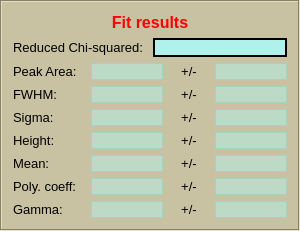
         <widget class="QFrame" name="frame_6">
          <property name="sizePolicy">
           <sizepolicy hsizetype="MinimumExpanding" vsizetype="Preferred">
            <horstretch>0</horstretch>
            <verstretch>0</verstretch>
           </sizepolicy>
          </property>
          <property name="minimumSize">
           <size>
            <width>300</width>
            <height>0</height>
           </size>
          </property>
          <property name="maximumSize">
           <size>
            <width>500</width>
            <height>16777215</height>
           </size>
          </property>
          <property name="styleSheet">
           <string notr="true">background-color: rgb(200, 194, 163);</string>
          </property>
          <property name="frameShape">
           <enum>QFrame::Box</enum>
          </property>
          <property name="frameShadow">
           <enum>QFrame::Sunken</enum>
          </property>
          <layout class="QGridLayout" name="gridLayout_39">
           <item row="0" column="0">
            <layout class="QGridLayout" name="gridLayout_38">
             <property name="sizeConstraint">
              <enum>QLayout::SetFixedSize</enum>
             </property>
             <item row="0" column="0">
              <widget class="QLabel" name="label_5">
               <property name="font">
                <font>
                 <pointsize>12</pointsize>
                </font>
               </property>
               <property name="frameShadow">
                <enum>QFrame::Sunken</enum>
               </property>
               <property name="text">
                <string>&lt;html&gt;&lt;head/&gt;&lt;body&gt;&lt;p&gt;&lt;span style=&quot; font-size:12pt; font-weight:600; color:#ff0000;&quot;&gt;Fit results&lt;/span&gt;&lt;/p&gt;&lt;/body&gt;&lt;/html&gt;</string>
               </property>
               <property name="alignment">
                <set>Qt::AlignCenter</set>
               </property>
              </widget>
             </item>
             <item row="1" column="0">
              <layout class="QGridLayout" name="gridLayout_30">
               <item row="0" column="0">
                <widget class="QLabel" name="label_22">
                 <property name="font">
                  <font>
                   <pointsize>10</pointsize>
                  </font>
                 </property>
                 <property name="text">
                  <string>Reduced Chi-squared:</string>
                 </property>
                </widget>
               </item>
               <item row="0" column="1">
                <widget class="QLabel" name="label_redchi2">
                 <property name="font">
                  <font>
                   <pointsize>10</pointsize>
                  </font>
                 </property>
                 <property name="styleSheet">
                  <string notr="true">background-color: rgba(170, 255, 255, 200);</string>
                 </property>
                 <property name="frameShape">
                  <enum>QFrame::WinPanel</enum>
                 </property>
                 <property name="frameShadow">
                  <enum>QFrame::Plain</enum>
                 </property>
                 <property name="text">
                  <string/>
                 </property>
                </widget>
               </item>
              </layout>
             </item>
             <item row="2" column="0">
              <layout class="QGridLayout" name="gridLayout_31">
               <item row="0" column="0">
                <widget class="QLabel" name="label_26">
                 <property name="font">
                  <font>
                   <pointsize>10</pointsize>
                  </font>
                 </property>
                 <property name="text">
                  <string>Peak Area:</string>
                 </property>
                </widget>
               </item>
               <item row="0" column="1">
                <widget class="QLabel" name="label_peak_area">
                 <property name="font">
                  <font>
                   <pointsize>10</pointsize>
                  </font>
                 </property>
                 <property name="styleSheet">
                  <string notr="true">background-color: rgba(170, 255, 255, 100);</string>
                 </property>
                 <property name="frameShape">
                  <enum>QFrame::StyledPanel</enum>
                 </property>
                 <property name="text">
                  <string/>
                 </property>
                </widget>
               </item>
               <item row="0" column="2">
                <widget class="QLabel" name="label_38">
                 <property name="maximumSize">
                  <size>
                   <width>40</width>
                   <height>16777215</height>
                  </size>
                 </property>
                 <property name="font">
                  <font>
                   <pointsize>10</pointsize>
                  </font>
                 </property>
                 <property name="frameShape">
                  <enum>QFrame::NoFrame</enum>
                 </property>
                 <property name="text">
                  <string>&lt;html&gt;&lt;head/&gt;&lt;body&gt;&lt;p&gt;&lt;span style=&quot; font-size:10pt;&quot;&gt;+/-&lt;/span&gt;&lt;/p&gt;&lt;/body&gt;&lt;/html&gt;</string>
                 </property>
                 <property name="alignment">
                  <set>Qt::AlignCenter</set>
                 </property>
                </widget>
               </item>
               <item row="0" column="3">
                <widget class="QLabel" name="uncert_peak_area">
                 <property name="font">
                  <font>
                   <pointsize>10</pointsize>
                  </font>
                 </property>
                 <property name="styleSheet">
                  <string notr="true">background-color: rgba(170, 255, 255, 100);</string>
                 </property>
                 <property name="frameShape">
                  <enum>QFrame::StyledPanel</enum>
                 </property>
                 <property name="text">
                  <string/>
                 </property>
                </widget>
               </item>
              </layout>
             </item>
             <item row="3" column="0">
              <layout class="QGridLayout" name="gridLayout_32">
               <item row="0" column="0">
                <widget class="QLabel" name="label_25">
                 <property name="font">
                  <font>
                   <pointsize>10</pointsize>
                  </font>
                 </property>
                 <property name="text">
                  <string>FWHM:</string>
                 </property>
                </widget>
               </item>
               <item row="0" column="1">
                <widget class="QLabel" name="label_fwhm">
                 <property name="font">
                  <font>
                   <pointsize>10</pointsize>
                  </font>
                 </property>
                 <property name="styleSheet">
                  <string notr="true">background-color: rgba(170, 255, 255, 100);</string>
                 </property>
                 <property name="frameShape">
                  <enum>QFrame::StyledPanel</enum>
                 </property>
                 <property name="text">
                  <string/>
                 </property>
                </widget>
               </item>
               <item row="0" column="2">
                <widget class="QLabel" name="label_40">
                 <property name="maximumSize">
                  <size>
                   <width>40</width>
                   <height>16777215</height>
                  </size>
                 </property>
                 <property name="font">
                  <font>
                   <pointsize>10</pointsize>
                  </font>
                 </property>
                 <property name="frameShape">
                  <enum>QFrame::NoFrame</enum>
                 </property>
                 <property name="text">
                  <string>&lt;html&gt;&lt;head/&gt;&lt;body&gt;&lt;p&gt;&lt;span style=&quot; font-size:10pt;&quot;&gt;+/-&lt;/span&gt;&lt;/p&gt;&lt;/body&gt;&lt;/html&gt;</string>
                 </property>
                 <property name="alignment">
                  <set>Qt::AlignCenter</set>
                 </property>
                </widget>
               </item>
               <item row="0" column="3">
                <widget class="QLabel" name="uncert_fwhm">
                 <property name="font">
                  <font>
                   <pointsize>10</pointsize>
                  </font>
                 </property>
                 <property name="styleSheet">
                  <string notr="true">background-color: rgba(170, 255, 255, 100);</string>
                 </property>
                 <property name="frameShape">
                  <enum>QFrame::StyledPanel</enum>
                 </property>
                 <property name="text">
                  <string/>
                 </property>
                </widget>
               </item>
              </layout>
             </item>
             <item row="4" column="0">
              <layout class="QGridLayout" name="gridLayout_33">
               <item row="0" column="0">
                <widget class="QLabel" name="label_28">
                 <property name="font">
                  <font>
                   <pointsize>10</pointsize>
                  </font>
                 </property>
                 <property name="text">
                  <string>Sigma:</string>
                 </property>
                </widget>
               </item>
               <item row="0" column="1">
                <widget class="QLabel" name="label_sigma">
                 <property name="font">
                  <font>
                   <pointsize>10</pointsize>
                  </font>
                 </property>
                 <property name="styleSheet">
                  <string notr="true">background-color: rgba(170, 255, 255, 100);</string>
                 </property>
                 <property name="frameShape">
                  <enum>QFrame::StyledPanel</enum>
                 </property>
                 <property name="text">
                  <string/>
                 </property>
                </widget>
               </item>
               <item row="0" column="2">
                <widget class="QLabel" name="label_41">
                 <property name="maximumSize">
                  <size>
                   <width>40</width>
                   <height>16777215</height>
                  </size>
                 </property>
                 <property name="font">
                  <font>
                   <pointsize>10</pointsize>
                  </font>
                 </property>
                 <property name="frameShape">
                  <enum>QFrame::NoFrame</enum>
                 </property>
                 <property name="text">
                  <string>&lt;html&gt;&lt;head/&gt;&lt;body&gt;&lt;p&gt;&lt;span style=&quot; font-size:10pt;&quot;&gt;+/-&lt;/span&gt;&lt;/p&gt;&lt;/body&gt;&lt;/html&gt;</string>
                 </property>
                 <property name="alignment">
                  <set>Qt::AlignCenter</set>
                 </property>
                </widget>
               </item>
               <item row="0" column="3">
                <widget class="QLabel" name="uncert_sigma">
                 <property name="font">
                  <font>
                   <pointsize>10</pointsize>
                  </font>
                 </property>
                 <property name="styleSheet">
                  <string notr="true">background-color: rgba(170, 255, 255, 100);</string>
                 </property>
                 <property name="frameShape">
                  <enum>QFrame::StyledPanel</enum>
                 </property>
                 <property name="text">
                  <string/>
                 </property>
                </widget>
               </item>
              </layout>
             </item>
             <item row="5" column="0">
              <layout class="QGridLayout" name="gridLayout_34">
               <item row="0" column="0">
                <widget class="QLabel" name="label_29">
                 <property name="font">
                  <font>
                   <pointsize>10</pointsize>
                  </font>
                 </property>
                 <property name="text">
                  <string>Height:</string>
                 </property>
                </widget>
               </item>
               <item row="0" column="1">
                <widget class="QLabel" name="label_height">
                 <property name="font">
                  <font>
                   <pointsize>10</pointsize>
                  </font>
                 </property>
                 <property name="styleSheet">
                  <string notr="true">background-color: rgba(170, 255, 255, 100);</string>
                 </property>
                 <property name="frameShape">
                  <enum>QFrame::StyledPanel</enum>
                 </property>
                 <property name="text">
                  <string/>
                 </property>
                </widget>
               </item>
               <item row="0" column="2">
                <widget class="QLabel" name="label_42">
                 <property name="maximumSize">
                  <size>
                   <width>40</width>
                   <height>16777215</height>
                  </size>
                 </property>
                 <property name="font">
                  <font>
                   <pointsize>10</pointsize>
                  </font>
                 </property>
                 <property name="frameShape">
                  <enum>QFrame::NoFrame</enum>
                 </property>
                 <property name="text">
                  <string>&lt;html&gt;&lt;head/&gt;&lt;body&gt;&lt;p&gt;&lt;span style=&quot; font-size:10pt;&quot;&gt;+/-&lt;/span&gt;&lt;/p&gt;&lt;/body&gt;&lt;/html&gt;</string>
                 </property>
                 <property name="alignment">
                  <set>Qt::AlignCenter</set>
                 </property>
                </widget>
               </item>
               <item row="0" column="3">
                <widget class="QLabel" name="uncert_height">
                 <property name="font">
                  <font>
                   <pointsize>10</pointsize>
                  </font>
                 </property>
                 <property name="styleSheet">
                  <string notr="true">background-color: rgba(170, 255, 255, 100);</string>
                 </property>
                 <property name="frameShape">
                  <enum>QFrame::StyledPanel</enum>
                 </property>
                 <property name="text">
                  <string/>
                 </property>
                </widget>
               </item>
              </layout>
             </item>
             <item row="6" column="0">
              <layout class="QGridLayout" name="gridLayout_35">
               <item row="0" column="0">
                <widget class="QLabel" name="label_24">
                 <property name="font">
                  <font>
                   <pointsize>10</pointsize>
                  </font>
                 </property>
                 <property name="text">
                  <string>Mean:</string>
                 </property>
                </widget>
               </item>
               <item row="0" column="1">
                <widget class="QLabel" name="label_mean">
                 <property name="font">
                  <font>
                   <pointsize>10</pointsize>
                  </font>
                 </property>
                 <property name="styleSheet">
                  <string notr="true">background-color: rgba(170, 255, 255, 100);</string>
                 </property>
                 <property name="frameShape">
                  <enum>QFrame::StyledPanel</enum>
                 </property>
                 <property name="text">
                  <string/>
                 </property>
                </widget>
               </item>
               <item row="0" column="2">
                <widget class="QLabel" name="label_43">
                 <property name="maximumSize">
                  <size>
                   <width>40</width>
                   <height>16777215</height>
                  </size>
                 </property>
                 <property name="font">
                  <font>
                   <pointsize>10</pointsize>
                  </font>
                 </property>
                 <property name="frameShape">
                  <enum>QFrame::NoFrame</enum>
                 </property>
                 <property name="text">
                  <string>&lt;html&gt;&lt;head/&gt;&lt;body&gt;&lt;p&gt;&lt;span style=&quot; font-size:10pt;&quot;&gt;+/-&lt;/span&gt;&lt;/p&gt;&lt;/body&gt;&lt;/html&gt;</string>
                 </property>
                 <property name="alignment">
                  <set>Qt::AlignCenter</set>
                 </property>
                </widget>
               </item>
               <item row="0" column="3">
                <widget class="QLabel" name="uncert_mean">
                 <property name="font">
                  <font>
                   <pointsize>10</pointsize>
                  </font>
                 </property>
                 <property name="styleSheet">
                  <string notr="true">background-color: rgba(170, 255, 255, 100);</string>
                 </property>
                 <property name="frameShape">
                  <enum>QFrame::StyledPanel</enum>
                 </property>
                 <property name="text">
                  <string/>
                 </property>
                </widget>
               </item>
              </layout>
             </item>
             <item row="7" column="0">
              <layout class="QGridLayout" name="gridLayout_36">
               <item row="0" column="0">
                <widget class="QLabel" name="label_27">
                 <property name="font">
                  <font>
                   <pointsize>10</pointsize>
                  </font>
                 </property>
                 <property name="text">
                  <string>Poly. coeff:</string>
                 </property>
                </widget>
               </item>
               <item row="0" column="1">
                <widget class="QLabel" name="label_poly_coeff">
                 <property name="font">
                  <font>
                   <pointsize>10</pointsize>
                  </font>
                 </property>
                 <property name="styleSheet">
                  <string notr="true">background-color: rgba(170, 255, 255, 100);</string>
                 </property>
                 <property name="frameShape">
                  <enum>QFrame::StyledPanel</enum>
                 </property>
                 <property name="text">
                  <string/>
                 </property>
                </widget>
               </item>
               <item row="0" column="2">
                <widget class="QLabel" name="label_44">
                 <property name="maximumSize">
                  <size>
                   <width>40</width>
                   <height>16777215</height>
                  </size>
                 </property>
                 <property name="font">
                  <font>
                   <pointsize>10</pointsize>
                  </font>
                 </property>
                 <property name="frameShape">
                  <enum>QFrame::NoFrame</enum>
                 </property>
                 <property name="text">
                  <string>&lt;html&gt;&lt;head/&gt;&lt;body&gt;&lt;p&gt;&lt;span style=&quot; font-size:10pt;&quot;&gt;+/-&lt;/span&gt;&lt;/p&gt;&lt;/body&gt;&lt;/html&gt;</string>
                 </property>
                 <property name="alignment">
                  <set>Qt::AlignCenter</set>
                 </property>
                </widget>
               </item>
               <item row="0" column="3">
                <widget class="QLabel" name="uncert_poly_coeff">
                 <property name="font">
                  <font>
                   <pointsize>10</pointsize>
                  </font>
                 </property>
                 <property name="styleSheet">
                  <string notr="true">background-color: rgba(170, 255, 255, 100);</string>
                 </property>
                 <property name="frameShape">
                  <enum>QFrame::StyledPanel</enum>
                 </property>
                 <property name="text">
                  <string/>
                 </property>
                </widget>
               </item>
              </layout>
             </item>
             <item row="8" column="0">
              <layout class="QGridLayout" name="gridLayout_37">
               <item row="0" column="0">
                <widget class="QLabel" name="label_30">
                 <property name="font">
                  <font>
                   <pointsize>10</pointsize>
                  </font>
                 </property>
                 <property name="text">
                  <string>Gamma:</string>
                 </property>
                </widget>
               </item>
               <item row="0" column="1">
                <widget class="QLabel" name="label_gamma">
                 <property name="font">
                  <font>
                   <pointsize>10</pointsize>
                  </font>
                 </property>
                 <property name="styleSheet">
                  <string notr="true">background-color: rgba(170, 255, 255, 100);</string>
                 </property>
                 <property name="frameShape">
                  <enum>QFrame::StyledPanel</enum>
                 </property>
                 <property name="text">
                  <string/>
                 </property>
                </widget>
               </item>
               <item row="0" column="2">
                <widget class="QLabel" name="label_45">
                 <property name="maximumSize">
                  <size>
                   <width>40</width>
                   <height>16777215</height>
                  </size>
                 </property>
                 <property name="font">
                  <font>
                   <pointsize>10</pointsize>
                  </font>
                 </property>
                 <property name="frameShape">
                  <enum>QFrame::NoFrame</enum>
                 </property>
                 <property name="text">
                  <string>&lt;html&gt;&lt;head/&gt;&lt;body&gt;&lt;p&gt;&lt;span style=&quot; font-size:10pt;&quot;&gt;+/-&lt;/span&gt;&lt;/p&gt;&lt;/body&gt;&lt;/html&gt;</string>
                 </property>
                 <property name="alignment">
                  <set>Qt::AlignCenter</set>
                 </property>
                </widget>
               </item>
               <item row="0" column="3">
                <widget class="QLabel" name="uncert_gamma">
                 <property name="font">
                  <font>
                   <pointsize>10</pointsize>
                  </font>
                 </property>
                 <property name="styleSheet">
                  <string notr="true">background-color: rgba(170, 255, 255, 100);</string>
                 </property>
                 <property name="frameShape">
                  <enum>QFrame::StyledPanel</enum>
                 </property>
                 <property name="text">
                  <string/>
                 </property>
                </widget>
               </item>
              </layout>
             </item>
            </layout>
           </item>
          </layout>
         </widget>
